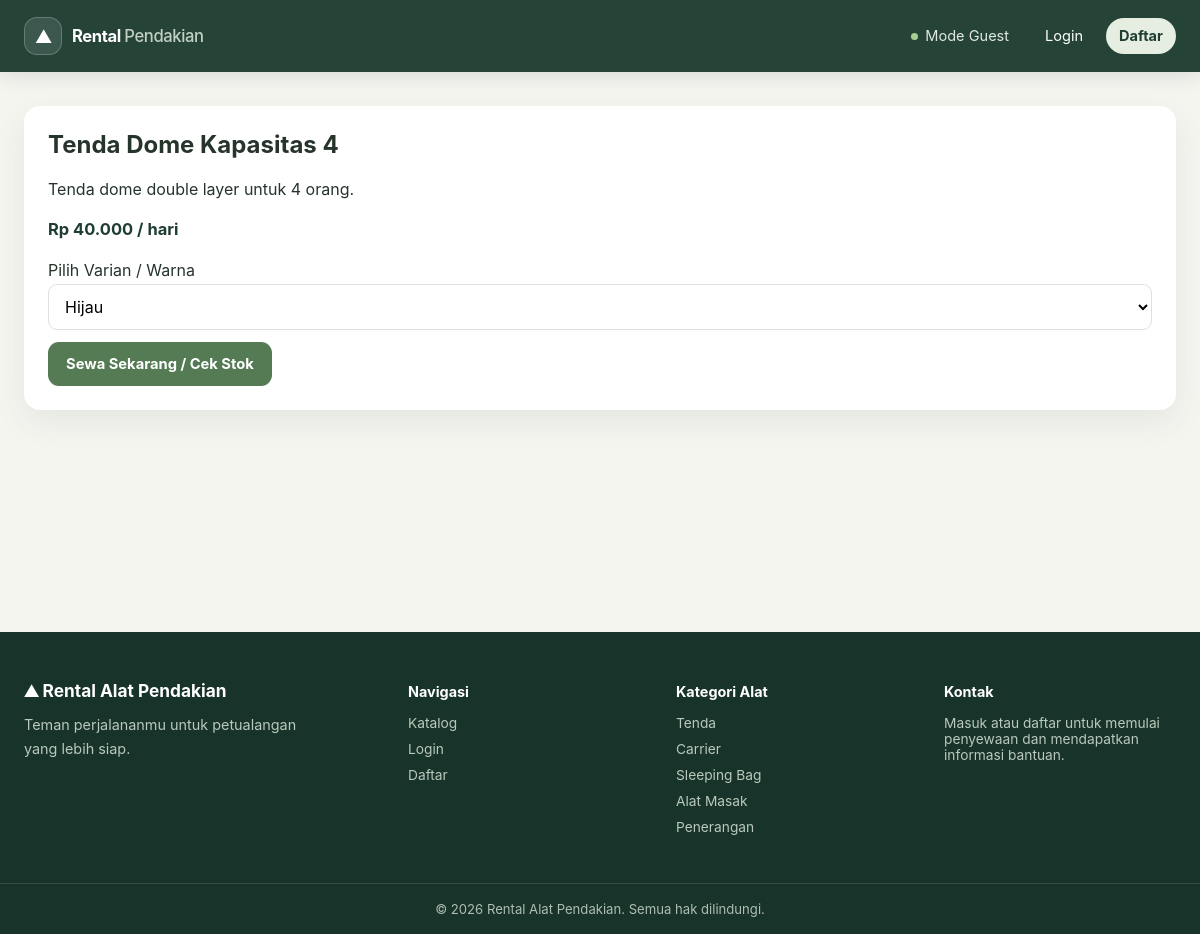
/produk.php?id=1, run on the app's committed database.
### tables this page shows
CREATE TABLE products (
  id              INT AUTO_INCREMENT PRIMARY KEY,
  category_id     INT NOT NULL,
  nama            VARCHAR(150) NOT NULL,
  deskripsi       TEXT,
  harga_per_hari  INT NOT NULL,
  deposit         INT NOT NULL DEFAULT 0,          
  gambar          VARCHAR(255),
  is_active       TINYINT(1) NOT NULL DEFAULT 1,
  created_at      TIMESTAMP DEFAULT CURRENT_TIMESTAMP,
  FOREIGN KEY (category_id) REFERENCES categories(id)
);

### includes/functions.php (called while the page is built, shortened)
<?php
function e($s){ return htmlspecialchars((string)$s, ENT_QUOTES, 'UTF-8'); }
function rp($n){ return 'Rp ' . number_format($n, 0, ',', '.'); }

### produk.php (the view, shortened to what this page needs)
<?php include 'includes/header.php';
$st = $pdo->prepare("SELECT id,nama,deskripsi,harga_per_hari,gambar FROM products WHERE id=? AND is_active=1"); $st->execute([$_GET['id'] ?? 0]);
$p = $st->fetch(); if (!$p) { echo '<p>Alat tidak ditemukan.</p>'; include 'includes/footer.php'; exit; }
$v = $pdo->prepare("SELECT * FROM product_variants WHERE product_id=?"); $v->execute([$p['id']]); $varian = $v->fetchAll(); ?>
<div class="box"><h2><?= e($p['nama']) ?></h2>
<p><?= nl2br(e($p['deskripsi'])) ?></p>
<p class="price"><?= rp($p['harga_per_hari']) ?> / hari</p>
<form action="booking.php" method="get"><label>Pilih Varian / Warna</label>
<select name="vid" required><?php foreach ($varian as $x): ?><option value="<?= $x['id'] ?>"><?= e($x['nama_varian']) ?></option><?php endforeach; ?></select>
<button class="btn">Sewa Sekarang / Cek Stok</button></form></div>
<?php include 'includes/footer.php'; ?>

### assets/css/style.css (style rules this page uses)
:root { --forest: #1f3d32; --forest-deep: #183329; --green: #557b54; --green-soft: #e9f0e7; --sand: #f5f5f0; --ink: #26342c; --muted: #748078; --line: #e7ebe6; --shadow: 0 12px 32px rgba(31, 61, 50, .08); }
* { box-sizing: border-box; }
html { scroll-behavior: smooth; }
body { margin: 0; color: var(--ink); background: var(--sand); font-family: Inter, "Segoe UI", system-ui, sans-serif; -webkit-font-smoothing: antialiased; }
.btn { display: inline-flex; min-height: 44px; align-items: center; justify-content: center; gap: 9px; padding: 11px 18px; border: 0; border-radius: 11px; color: #fff; background: var(--green); cursor: pointer; font: inherit; font-size: .92rem; font-weight: 700; text-decoration: none; transition: background-color .25s ease, box-shadow .25s ease, transform .25s ease; }
.price { color: var(--forest); font-size: 1.03rem; font-weight: 750; white-space: nowrap; }
.box { padding: 24px; border-radius: 16px; background: #fff; box-shadow: var(--shadow); }
.box h2 { margin-top: 0; }
.box .price { line-height: 1.7; }
input, select, textarea { width: 100%; margin: 4px 0 12px; padding: 11px 12px; border: 1px solid #dce3dc; border-radius: 9px; background: #fff; font: inherit; }

### data on the page
products: nama "Tenda Dome Kapasitas 4", deskripsi "Tenda dome double layer untuk 4 orang.", harga_per_hari "Rp 40.000"

### other printed values
form field vid "Hijau"
